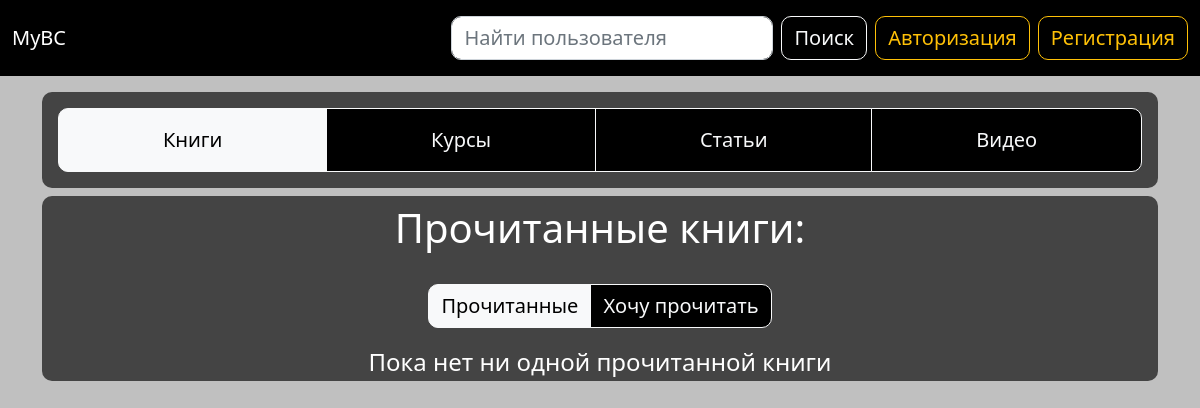
The page /aaaaaa/books/ on the database as committed earlier.
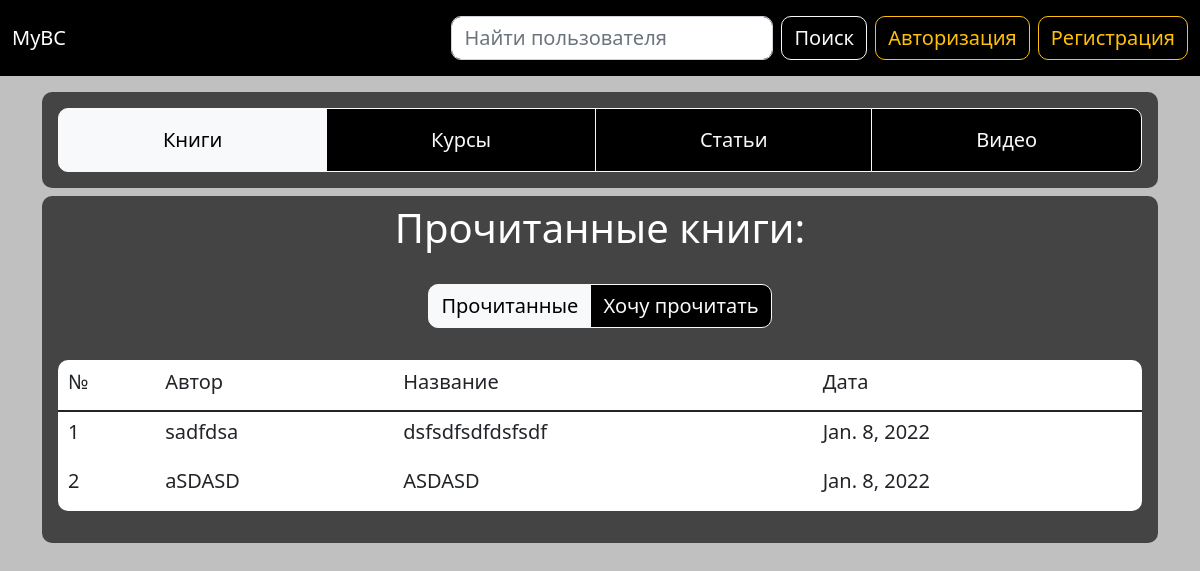
The same page on the database as committed later.
### app/models.py (models this page shows, shortened)
class Books(models.Model):
	user = models.ForeignKey(User, on_delete=models.CASCADE)
	author = models.CharField(max_length=50)
	title = models.CharField(max_length=100)
	date = models.DateField(default=date.today)
	class Meta:
		verbose_name = 'Книга'
		verbose_name_plural = 'Книги'

### app/views.py (the view, shortened to what this page needs)
# urls.py: path('<username>/books/', views.books, name='books'),
def books(request, username):
	if request.user.is_authenticated:
		username = request.user
	username = User.objects.get(username=username)
	form_book = BooksForm
	if request.method == 'POST' and 'delete_book' in request.POST:
		delete_id = request.POST['delete_book']
		print(delete_id)
		Books.objects.filter(id=delete_id).delete()
	try:
		books = Books.objects.filter(user=username)
	except Books.DoesNotExist:
		books = None
	return render(request, 'books.html', {'books': books,
		'form_book': form_book,
		'username': username})

### templates/books.html (shortened to what this page needs)
{% extends "base.html" %}
{% load static %}
{% block content %}
	<main>
		<section class="subheader">
			<div class="container">
				<div class="submodule mt-3 mb-2">
					<div class="btn-group w-100 p-3">
						<a href="{% url 'books' username %}" class="btn btn-outline-light p-3 active" aria-current="page">Книги</a>
						<a href="{% url 'courses' username %}" class="btn btn-outline-light p-3">Курсы</a>
						<a href="{% url 'articles' username %}" class="btn btn-outline-light p-3" >Статьи</a>
						<a href="{% url 'videos' username %}" class="btn btn-outline-light p-3">Видео</a>
					</div>
				</div>
			</div>
		</section>
		<section class="common_field">
			<div class="container">
				<div class="alignment">
					<h1 class="text-center text-white p-2">Прочитанные книги:</h1>
					<div class="text-center">
						<div class="btn-group p-3 w-40">
							<a href="{% url 'books' username %}" class="btn btn-outline-light active">Прочитанные</a>
							<a href="{% url 'future_books' username %}" class="btn btn-outline-light">Хочу прочитать</a>
						</div>
					</div>
					{% if books %}
							<div class="p-3">
								<table class="table text-break ml-3 table-hover text-dark border-bottom-0">
									<thead>
								    	<tr>
								      		<th scope="col"><h5>№</h5></th>
								      		<th scope="col"><h5>Автор</h5></th>
								      		<th scope="col"><h5>Название</h5></th>
								      		<th scope="col"><h5>Дата</h5></th>
								    	</tr>
								  	</thead>
								  	<tbody>
								  		{% for book in books %}
										    <tr>
										      	<th scope="row"><h5>{{ forloop.counter }}</h5></th>
										      	<td><h5>{{ book.author }}</h5></td>
										      	<td><h5>{{ book.title }}</h5></td>
										      	<td><h5>{{ book.date }}</h5></td>
										    </tr>
									    {% endfor %}
								  	</tbody>
								</table>
							</div>
					{% else %}
						<p class="h4 text-center text-white p-1">Пока нет ни одной прочитанной книги</p>
					{% endif %}
				</div>
			</div>
		</section>
	</main>
{% endblock %}

Rows that differ between the two databases and show on the page:
added Books: author "sadfdsa", title "dsfsdfsdfdsfsdf", date "Jan. 8, 2022"
added Books: author "aSDASD", title "ASDASD", date "Jan. 8, 2022"
Other text that changed with them:
text no longer shown: "Пока нет ни одной прочитанной книги"
text now shown: "№ Автор Название Дата"
